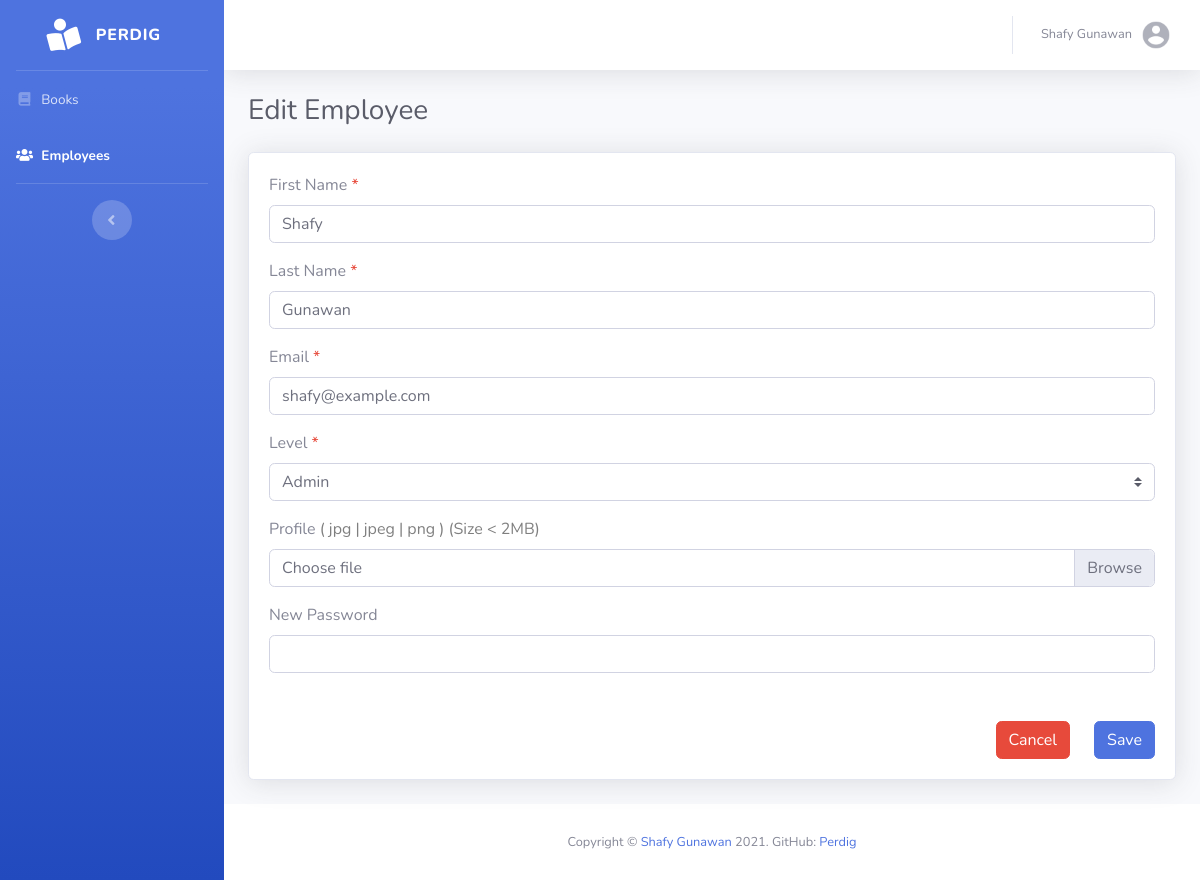
The page /employees/edit.php?id=1 (signed in) on the database its author committed.
### tables this page shows
CREATE TABLE `users` (
  `id` int(11) NOT NULL,
  `first_name` varchar(255) NOT NULL,
  `last_name` varchar(255) NOT NULL,
  `email` varchar(255) NOT NULL,
  `password` varchar(255) NOT NULL,
  `level` enum('admin','employee') NOT NULL,
  `profile_path` varchar(255) NOT NULL
);

### global/config.php (called while the page is built, shortened)
<?php
$baseUrl = "http://localhost/perdig";

### global/usersModel.php (called while the page is built, shortened)
<?php
require_once(__DIR__ . "/config.php");
function findUser($id)
{
  global $conn;
  $query = "SELECT * FROM users WHERE id = $id";
  $results = mysqli_query($conn, $query);
  $user = mysqli_fetch_assoc($results);
  return $user;
}

### employees/edit.php (the view, shortened to what this page needs)
<?php
require_once(__DIR__ . "/../global/usersModel.php");
$user = findUser($_GET["id"]);
?>
<!DOCTYPE html>
<html lang="en">
<head>
  <link href="<?= $baseUrl; ?>/lib/fontawesome-free/css/all.min.css" rel="stylesheet" type="text/css">
  <link href="<?= $baseUrl; ?>/lib/sb-admin-2/css/sb-admin-2.min.css" rel="stylesheet">
</head>
<body class="bg-gradient-primary">
  <div id="wrapper">
    <ul class="navbar-nav bg-gradient-primary sidebar sidebar-dark accordion" id="accordionSidebar">
      <a class="sidebar-brand d-flex align-items-center justify-content-center" href="<?= $baseUrl; ?>/index.php">
        <div class="sidebar-brand-icon rotate-n-15">
          <i class="fas fa-book-reader"></i>
        </div>
        <div class="sidebar-brand-text mx-3">Perdig</div>
      </a>
      <hr class="sidebar-divider my-0">
      <li class="nav-item">
        <a class="nav-link" href="<?= $baseUrl; ?>/books/index.php">
          <i class="fas fa-fw fa-book"></i>
          <span>Books</span></a>
      </li>
      <li class="nav-item active">
        <a class="nav-link" href="<?= $baseUrl; ?>/employees/index.php">
          <i class="fas fa-fw fa-users"></i>
          <span>Employees</span></a>
      </li>
      <hr class="sidebar-divider d-none d-md-block">
      <div class="text-center d-none d-md-inline">
        <button class="rounded-circle border-0" id="sidebarToggle"></button>
      </div>
    </ul>
    <div id="content-wrapper" class="d-flex flex-column">
      <div id="content">
        <nav class="navbar navbar-expand navbar-light bg-white topbar mb-4 static-top shadow">
          <ul class="navbar-nav ml-auto">
            <li class="nav-item dropdown no-arrow">
              <a class="nav-link dropdown-toggle" href="#" id="userDropdown" role="button" data-toggle="dropdown" aria-haspopup="true" aria-expanded="false">
                <span class="mr-2 d-none d-lg-inline text-gray-600 small"><?= $_SESSION["name"]; ?></span>
                <img class="img-profile rounded-circle" src="<?= $baseUrl; ?>/img<?= $_SESSION["profile_path"]; ?>">
              </a>
            </li>
          </ul>
        </nav>
        <div class="container-fluid">
          <div class="d-sm-flex align-items-center justify-content-between mb-4">
            <h1 class="h3 mb-0 text-gray-800">Edit Employee</h1>
          </div>
          <div class="card shadow mb-4">
            <div class="card-body">
              <form action="<?= $baseUrl; ?>/employees/update.php" method="POST" enctype="multipart/form-data">
                <div class="mb-3">
                  <label for="first-name" class="form-label">First Name <span class="text-danger">*</span></label>
                  <input type="text" class="form-control" id="first-name" name="first_name" value="<?= $user["first_name"]; ?>" required>
                </div>
                <div class="mb-3">
                  <label for="last-name" class="form-label">Last Name <span class="text-danger">*</span></label>
                  <input type="text" class="form-control" id="last-name" name="last_name" value="<?= $user["last_name"]; ?>" required>
                </div>
                <div class="mb-3">
                  <label for="email" class="form-label">Email <span class="text-danger">*</span></label>
                  <input type="email" class="form-control" id="email" name="email" value="<?= $user["email"]; ?>" required>
                </div>
                <div class="mb-3">
                  <label for="level" class="form-label">Level <span class="text-danger">*</span></label>
                  <select class="custom-select" id="level" name="level">
                    <option <?= ($user["level"] === "admin" ? "selected" : ""); ?> value="admin">Admin</option>
                  </select>
                </div>
                <div class="mb-3">
                  <label for="profile" class="form-label">Profile <span class="text-black-50">( jpg | jpeg | png ) (Size < 2MB)</span></label>
                  <div class="custom-file">
                    <label class="custom-file-label" for="profile">Choose file</label>
                  </div>
                </div>
                <div class="mb-3">
                  <label for="password" class="form-label">New Password</label>
                  <input type="password" class="form-control" id="password" name="password">
                </div>
                <div class="row justify-content-end mt-5">
                  <div class="col-sm-auto order-first order-sm-last mb-2 mb-sm-0">
                    <button type="submit" name="update" class="btn btn-primary w-100">Save</button>
                  </div>
                  <div class="col-sm-auto">
                    <a href="<?= $baseUrl; ?>/employees/index.php" class="btn btn-danger w-100">Cancel</a>
                  </div>
                </div>
              </form>
            </div>
          </div>
        </div>
      </div>
      <footer class="sticky-footer bg-white">
        <div class="container my-auto">
          <div class="copyright text-center my-auto">
            <span>Copyright &copy; <a href="https://www.linkedin.com/in/shafygunawan/">Shafy Gunawan</a> 2021. GitHub: <a href="https://github.com/shafygunawan/perdig">Perdig</a></span>
          </div>
        </div>
      </footer>
    </div>
  </div>
</body>
</html>

### rows shown on the page
users: first_name "Shafy", last_name "Gunawan", email "shafy@example.com", level "Admin"

### other values the page prints
$_SESSION["name"] "Shafy Gunawan"
